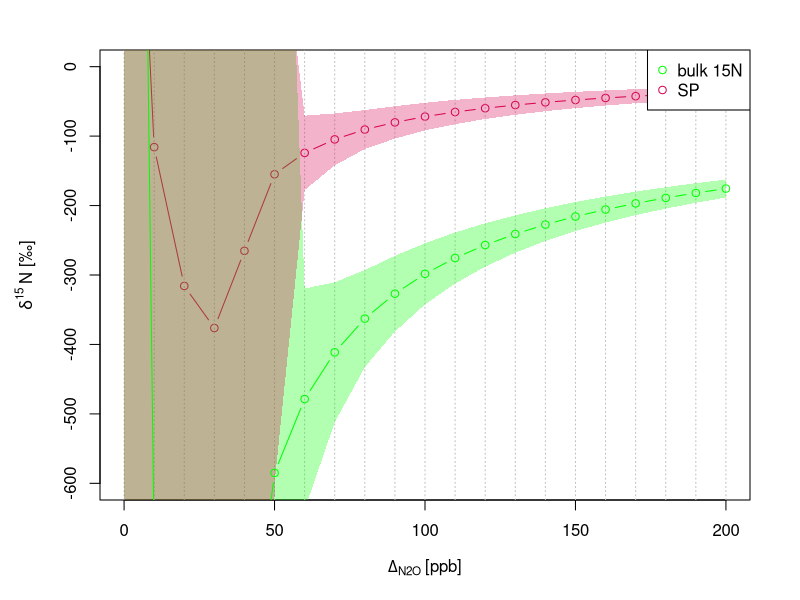

The R script that drew this image:
###################################################################
#### Monte Carlo simulation for Mattis QCL laser system at SAE ####
###################################################################
# April 2018
# original Matti Barthel
# revised  Roman Hüppi

Sys.setenv(TZ='UTC')
library(data.table)


kulergrey   = rgb(64,55,47, maxColorValue =  255)

kulerorange = rgb(217,86,28, maxColorValue = 255)



dream1      = rgb(64,1,13, maxColorValue =   255)

dream2      = rgb(217,4,82, maxColorValue =  255)

dream3      = rgb(140,131,3, maxColorValue = 255)

dream4      = rgb(89,43,2, maxColorValue =   255)

dream5      = rgb(217,130,54, maxColorValue =255)




# Sensitivity analysis N2O istopocule approach using static chambers and two measurements

## Error estimation with Monte Carlo loop
set.seed(22)

  Dppb <- seq(0,200,10)  # defines simulated increase in concentration (start, end, steps)

  sim  <- data.table(id = rep(Dppb, each = 100000) ) # defines number of monte carlo replicates  , Dppb = Dppb,  C = rnorm(2e3, mean = C00, sd = sdGC),
  
  # select flux ... 2821811 2015-10-09 18:39:30
  sim[,':=' (alpha_end = rnorm(length(id), mean = -58   , sd = 0.7),   alpha_start = rnorm(length(id), mean = 15.5, sd = 3.7), # theoretische stabw von Messgeräten
              beta_end = rnorm(length(id), mean = -56   , sd = 0.1),   beta_start  = rnorm(length(id), mean = -3.5, sd = 2.7),      
              # conc_end = rnorm(length(id), mean = 325+id, sd = 0.06 ),   conc_start  = rnorm(length(id), mean =  325, sd = 0.14))]
              conc_end = rnorm(length(id), mean = 325+id, sd = 10 ),   conc_start  = rnorm(length(id), mean =  325, sd = 10))]
 
  sim[,':=' (SP_end   =  alpha_end - beta_end,      SP_start =  alpha_start - beta_start,
             bulk_end = (alpha_end + beta_end)/2, bulk_start = (alpha_start + alpha_start)/2)]
  
  sim.mean <- sim[,.(SP_source = mean((SP_end * conc_end - SP_start * conc_start)/(conc_end - conc_start)),
                     bulk_source = mean((bulk_end * conc_end - bulk_start * conc_start)/(conc_end - conc_start)) ),id]
  
  sim.sd   <- sim[,.(SP_source = sd((SP_end * conc_end - SP_start * conc_start)/(conc_end - conc_start)),
                     bulk_source = sd((bulk_end * conc_end - bulk_start * conc_start)/(conc_end - conc_start)) ) ,id]
  
  


pdf("graphs/fig5_sensitivity-15N.pdf",encoding="WinAnsi",height=4,width=8,family="Times",fonts="Times")  

# par(mfrow=c(2,1),bg="white",pch=16,tcl=0.3,cex=1,las=0,srt=0,cex.lab=1.5,xpd=FALSE)
par(mai = c(1,1,0.5,0.5))


plot(Dppb, sim.mean$SP_source , ylim = c(-600,000),ylab=expression(delta^15~"N [\u2030]"),  type = "b", # \211 on mac  paste(delta^{15},N," [","\u2030","  ]")
    
     xlab=expression(italic(Delta)[N2O] ~ "[ppb]"), col = dream2 )


abline(v= c(Dppb), lty = 3, col = "grey")

# abline(h= -300:70, lty = 3, col = "grey")

# abline(v= 30,   lty = 1, col = dream4)


# # for (i in 1:length(x.time )){
#   arrows(Dppb, sim.mean$SP_source + sim.sd$SP_source, Dppb, sim.mean$SP_source - sim.sd$SP_source,
#          angle=90, code=3, length=0.03, col="black", lwd=0.4) # Fehlerbalken 
# }
polygon(c(Dppb,rev(Dppb)),c(sim.mean$bulk_source + sim.sd$bulk_source,rev(sim.mean$bulk_source - sim.sd$bulk_source)),
        col=rgb(0,1,0,0.3),border=NA)

polygon(c(Dppb,rev(Dppb)),c(sim.mean$SP_source + sim.sd$SP_source,rev(sim.mean$SP_source - sim.sd$SP_source)),
          col=rgb(0.85,0.02,0.32,0.3),border=NA)

points(Dppb, sim.mean$bulk_source, ylim = c(0,50), col = "green", type = "b")

legend("topright",c("bulk 15N","SP"),
       col=c("green",dream2),pch = 21)  # ,bty="n" ,pch=16


# lines(Dppb, sim.mean$SP_source, ylim = c(0,50))

# lines(Dppb, sim.mean$bulk_source, ylim = c(0,50), col = dream2)


# plot(Dppb, sim.sd$SP_source, ylim = c(0,60),ylab=expression(paste(delta^{15},N," [","\u2030","  ]")), type = "b",
#      
#      xlab=expression(italic(Delta)[N2O] ~ "[ppb]"))
# 
# 
# abline(v= Dppb, lty = 3, col = "grey")
# 
# abline(h= 1:70, lty = 3, col = "grey")
# 
# # abline(v= 30,   lty = 1, col = "grey")
# 
# 
# points(Dppb, sim.sd$bulk_source, ylim = c(0,50), col = dream1,  type = "b")
# 
# 
# lines(results$Dppb, results$stdev_SP, ylim = c(0,50))
# 
# lines(results$Dppb, results$stdev_bulk, ylim = c(0,50), col = dream2)

dev.off()

